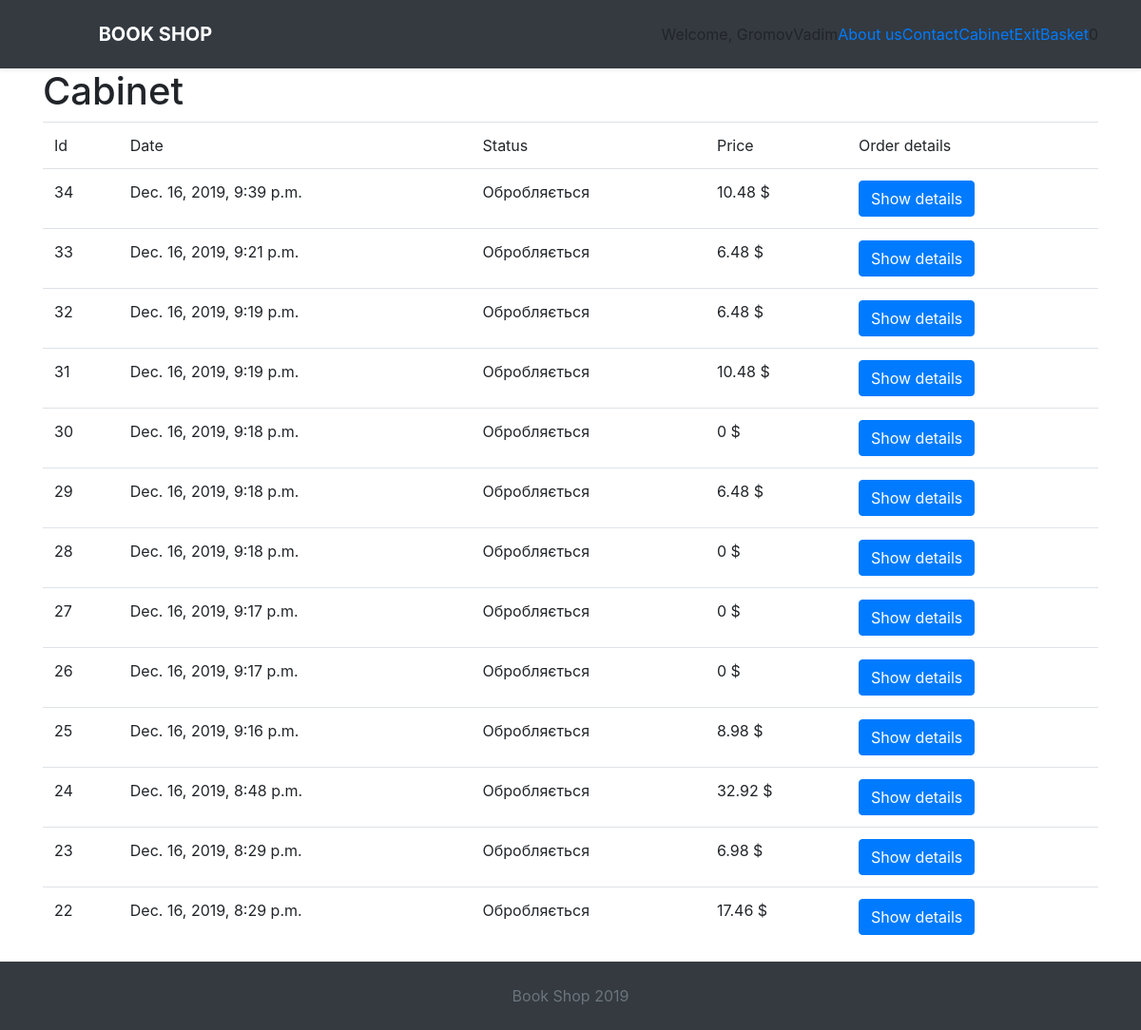
The page /cabinet/ (signed in) on the database its author committed.
### ecommerce/models.py (models this page shows, shortened)
class Order(models.Model):
    user = models.ForeignKey(settings.AUTH_USER_MODEL, null=True,
                             on_delete=models.CASCADE, verbose_name="Customer")
    name = models.CharField(max_length=200, verbose_name="First Name")
    surname = models.CharField(max_length=200, verbose_name="Second Name")
    phone = models.CharField(max_length=20, verbose_name="Phone number")
    address = models.CharField(
        null=True, blank=True, max_length=255, verbose_name="Address")
    items = models.ForeignKey(
        Cart, on_delete=models.PROTECT, verbose_name="Books", null=True)
    total_price = models.DecimalField(
        max_digits=9, decimal_places=2, default=0.00, verbose_name='Price')
    delivery_type = models.CharField(
        max_length=100, choices=DELIVERY_TYPES, default='Pickup by myself')
    comment = models.TextField(null=True, blank=True, verbose_name="Comment")
    date = models.DateTimeField(
        auto_now_add=True, auto_now=False, verbose_name="Date")
    status = models.CharField(
        max_length=100, choices=ORDER_STATUSES, default=ORDER_STATUSES[0][0])

### ecommerce/views.py (the view)
# urls.py: path('cabinet/', cabinet_view, name='cabinet'),
def cabinet_view(request):
    orders = Order.objects.filter(user=request.user).order_by('-date')
    context = {
        'orders': orders
    }
    return render(request, 'cabinet.html', context)

### ecommerce/templates/cabinet.html (shortened to what this page needs)
{% extends 'index.html' %}
{% load static %}
{% block content %}
<div class="container">
<h1>Cabinet</h1>
<div class="table-container">
<table class="table cart-table">
<tr class="table-header">
    <td>Id</td>
    <td>Date</td>
    <td>Status</td>
    <td>Price</td>
    <td>Order details</td>
</tr>
{% for order in orders %}
<tr>
    <td>{{ order.id }}</td>
    <td>{{ order.date }}</td>
    <td>{{ order.status }}</td>
    <td>{{ order.total_price.normalize }} $</td>
    <td>
      <button type="button" class="btn btn-primary shadow-none" data-toggle="modal" data-target="#exampleModal-{{ order.id }}">Show details</button>
    </td>
</tr>
{% endfor %}
</table>
</div>
</div>
{% endblock %}

### ecommerce/templates/index.html (shortened to what this page needs)
{% load static %}
<!DOCTYPE html>
<html lang="en">
<head>
    <link rel="stylesheet" href="{% static 'css/bootstrap.min.css' %}">
    <link rel="stylesheet" href="{% static 'css/font-awesome.css' %}">
    <link rel="stylesheet" href="{% static 'css/style.css' %}">
</head>
<body>
    <nav class="navbar navbar-expand-lg py-3 navbar-dark bg-dark shadow-sm">
        <div class="container">
          <a href="{% url 'base' %}" class="navbar-brand">
            <span class="text-uppercase font-weight-bold">Book Shop</span>
          </a>
          <div id="navbarSupportedContent" class="collapse navbar-collapse">
            <ul class="navbar-nav ml-auto">
                {% if request.user.is_authenticated %}
                <span class="white-text">Welcome, {{ request.user.username }}</span>
                {% if not request.user.is_staff %}
                <li class="nav-item"><a class="user-item grey-link" href="">About us</a></li>
                <li class="nav-item"><a class="user-item grey-link" href="">Contact</a></li>
                <li class="nav-item"><a class="user-item grey-link" href="{% url 'cabinet' %}">Cabinet</a></li>
                {% endif %}
                <li class="nav-item"><a class="user-item grey-link" href="{% url 'logout' %}">Exit</a></li>
                <a class="user-item grey-link" href="{% url 'cart' %}" class="cart-ref">Basket</a>
                <span class="user-item grey-link" id="cart_count">{% if not request.session.total %} 0 {% else %} {{ request.session.total }} {% endif %}</span>
                {% endif %}
            </ul>
          </div>
        </div>
      </nav>
    {% block content %}{% endblock %}
    <footer class="py-4 bg-dark shadow-sm">
        <div class="container text-center">
          <a href="https://bootstrapious.com/snippets" class="text-muted">Book Shop 2019</a>
        </div>
      </footer>
</body>
</html>

### rows shown on the page
Order: id "34", date "Dec. 16, 2019, 9:39 p.m.", status "Обробляється", total_price.normalize "10.48"
Order: id "33", date "Dec. 16, 2019, 9:21 p.m.", status "Обробляється", total_price.normalize "6.48"
Order: id "32", date "Dec. 16, 2019, 9:19 p.m.", status "Обробляється", total_price.normalize "6.48"
Order: id "31", date "Dec. 16, 2019, 9:19 p.m.", status "Обробляється", total_price.normalize "10.48"
Order: id "30", date "Dec. 16, 2019, 9:18 p.m.", status "Обробляється", total_price.normalize "0"
Order: id "29", date "Dec. 16, 2019, 9:18 p.m.", status "Обробляється", total_price.normalize "6.48"
Order: id "28", date "Dec. 16, 2019, 9:18 p.m.", status "Обробляється", total_price.normalize "0"
Order: id "27", date "Dec. 16, 2019, 9:17 p.m.", status "Обробляється", total_price.normalize "0"
Order: id "26", date "Dec. 16, 2019, 9:17 p.m.", status "Обробляється", total_price.normalize "0"
Order: id "25", date "Dec. 16, 2019, 9:16 p.m.", status "Обробляється", total_price.normalize "8.98"
Order: id "24", date "Dec. 16, 2019, 8:48 p.m.", status "Обробляється", total_price.normalize "32.92"
Order: id "23", date "Dec. 16, 2019, 8:29 p.m.", status "Обробляється", total_price.normalize "6.98"
Order: id "22", date "Dec. 16, 2019, 8:29 p.m.", status "Обробляється", total_price.normalize "17.46"

### other values the page prints
{{ request.user.username }} "GromovVadim"
